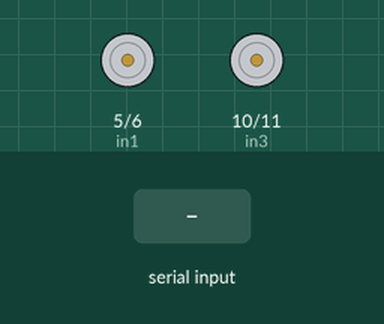
Simulated run of this sketch. Board: Arduino Uno, built with avr-gcc and run on an emulated ATmega328P. Shown: motor-driver pin pairs drawn as motors (green arrow = first pin HIGH = forward, orange = second pin HIGH = backward, longer = more drive). The inputs (shaded band) are chosen by the test bench.

Above: at 1.2 s.
1.3 s: byte 70 (FORWARD) received over Serial
At 1.7 s:
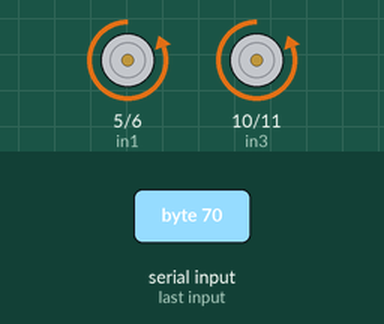
3.3 s: byte 66 (BACKWARD) received over Serial
At 3.7 s:
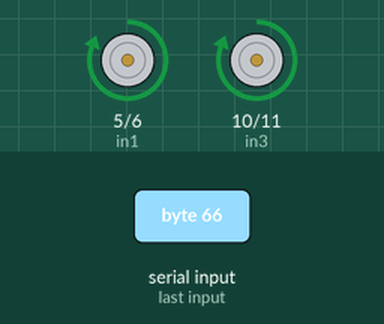
5.3 s: byte 76 (LEFT) received over Serial
At 5.37 s:
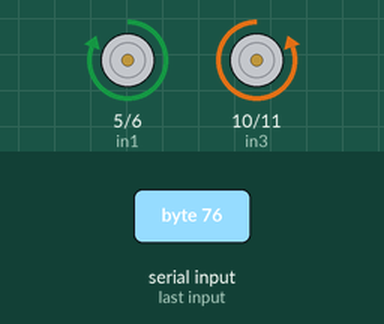
6.9 s: byte 82 (RIGHT) received over Serial
At 6.97 s:
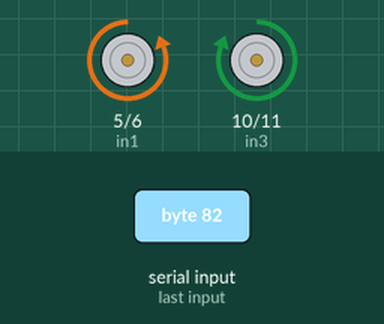
Timing chart, 0 to 9.9 s (numbered marks = the images above; inputs shaded):
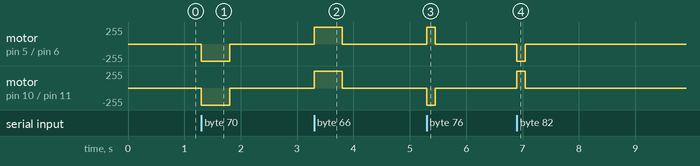

Measured:
- after the input at 1.3 s, motor on pin 5 (in1) / pin 6 (in2), motor on pin 10 (in3) / pin 11 (in4): stopped → backward 255/255 at once, → stopped 0.50 s later
- after the input at 3.3 s, motor on pin 5 (in1) / pin 6 (in2), motor on pin 10 (in3) / pin 11 (in4): stopped → forward 255/255 at once, → stopped 0.50 s later
- after the input at 5.3 s, motor on pin 5 (in1) / pin 6 (in2): stopped → forward 255/255 at once, → stopped 0.15 s later; motor on pin 10 (in3) / pin 11 (in4): stopped → backward 255/255 at once, → stopped 0.15 s later
- after the input at 6.9 s, motor on pin 5 (in1) / pin 6 (in2): stopped → backward 255/255 at once, → stopped 0.15 s later; motor on pin 10 (in3) / pin 11 (in4): stopped → forward 255/255 at once, → stopped 0.15 s later

The sketch:

robot_control.ino
```cpp
// Definição dos comandos
#define FORWARD 'F' //Mover para frente
#define BACKWARD 'B' //Mover para trás
#define LEFT 'L' // Virar para esquerda
#define RIGHT 'R' // Virar para direira
#define CROSS 'X'  // Acelerar os motores
#define SQUARE 'S' // Reduzir a velocidade
#define PAUSE 'P'
#define TRIANGLE 'T' // Diminui tempo de curva
#define CIRCLE 'C'   // Aumenta tempo de curva

// Definição dos pinos para os motores
#define in1 5
#define in2 6
#define in3 10
#define in4 11

// Velocidade inicial dos motores (0 a 255)
int motorSpeed = 255; // Velocidade máxima por padrão

// Tempo que os motores vão ficar ligados para fazer curva
int turnTime = 150; // Tempo da curva em milissegundos

// Tempo de inatividade antes de desligar os motores (em milissegundos)
unsigned long inactivityDelay = 500; // 500 milissegundos
unsigned long lastCommandTime = 0;   // Marca o tempo do último comando

void setup() {
  // Configura os pinos dos motores como saída
  pinMode(in1, OUTPUT);
  pinMode(in2, OUTPUT);
  pinMode(in3, OUTPUT);
  pinMode(in4, OUTPUT);

  // Inicia os motores parados
  stopMotors();

  // Inicia a comunicação serial
  Serial.begin(9600);
}

void loop() {
  // Verifica se há comandos disponíveis
  if (Serial.available()) {
    char command = Serial.read();  // Lê o comando da porta serial
    executeCommand(command);       // Executa a ação correspondente
    lastCommandTime = millis();    // Atualiza o tempo do último comando
  }

  // Verifica se passou o tempo de inatividade
  if (millis() - lastCommandTime > inactivityDelay) {
    stopMotors(); // Para os motores após o tempo de inatividade
  }
}

void executeCommand(char command) {
  switch (command) {
    case FORWARD:
      moveForward();
      break;
    case BACKWARD:
      moveBackward();
      break;
    case LEFT:
      turnLeft();
      break;
    case RIGHT:
      turnRight();
      break;
    case CROSS:
      accelerate();
      break;
    case SQUARE:
      decelerate();
      break;
    case TRIANGLE:
      curveTimeDown();
      break;
    case CIRCLE:
      curveTimeUp();
      break;
    default:
      // Comando inválido recebido
      break;
  }
}

void moveForward() {
  analogWrite(in1, 0);          // Motor A, sentido correto para frente
  analogWrite(in2, motorSpeed); // Motor A, frente
  analogWrite(in3, 0);          // Motor B, sentido correto para frente
  analogWrite(in4, motorSpeed); // Motor B, frente
}

void moveBackward() {
  analogWrite(in1, motorSpeed); // Motor A, sentido correto para trás
  analogWrite(in2, 0);          // Motor A, trás
  analogWrite(in3, motorSpeed); // Motor B, sentido correto para trás
  analogWrite(in4, 0);          // Motor B, trás
}

void turnLeft() {
  analogWrite(in1, motorSpeed);   // Motor A, gira para trás
  analogWrite(in2, 0);            // Motor A, trás
  analogWrite(in3, 0);            // Motor B, parado
  analogWrite(in4, motorSpeed);   // Motor B, frente
  delay(turnTime);                // Executa a curva pelo tempo especificado
  stopMotors();                   // Para os motores após a curva
}

void turnRight() {
  analogWrite(in1, 0);             // Motor A, parado
  analogWrite(in2, motorSpeed);    // Motor A, frente
  analogWrite(in3, motorSpeed);    // Motor B, gira para trás
  analogWrite(in4, 0);             // Motor B, trás
  delay(turnTime);                 // Executa a curva pelo tempo especificado
  stopMotors();                    // Para os motores após a curva
}

void stopMotors() {
  analogWrite(in1, 0);
  analogWrite(in2, 0);
  analogWrite(in3, 0);
  analogWrite(in4, 0);
}

void accelerate() {
  motorSpeed += 25; // Incrementa a velocidade em 25
  if (motorSpeed > 255) motorSpeed = 255; // Limite máximo
  Serial.print("Velocidade aumentada para: ");
  Serial.println(motorSpeed);
}

void decelerate() {
  motorSpeed -= 25; // Decrementa a velocidade em 25
  if (motorSpeed < 0) motorSpeed = 0; // Limite mínimo
  Serial.print("Velocidade reduzida para: ");
  Serial.println(motorSpeed);
}

void curveTimeUp() {
  turnTime += 50; // Aumenta o tempo de curva em 50 ms
  if (turnTime > 1000) turnTime = 1000; // Limite máximo de 1 segundo
  Serial.print("Tempo de curva aumentado para: ");
  Serial.print(turnTime);
  Serial.println(" ms");
}

void curveTimeDown() {
  turnTime -= 50; // Reduz o tempo de curva em 50 ms
  if (turnTime < 50) turnTime = 50; // Limite mínimo de 50 ms
  Serial.print("Tempo de curva reduzido para: ");
  Serial.print(turnTime);
  Serial.println(" ms");
}
```
